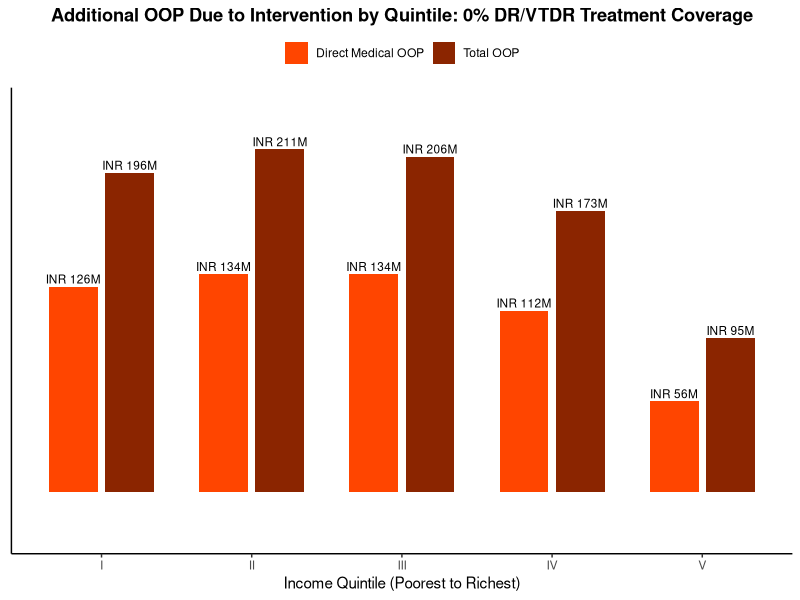
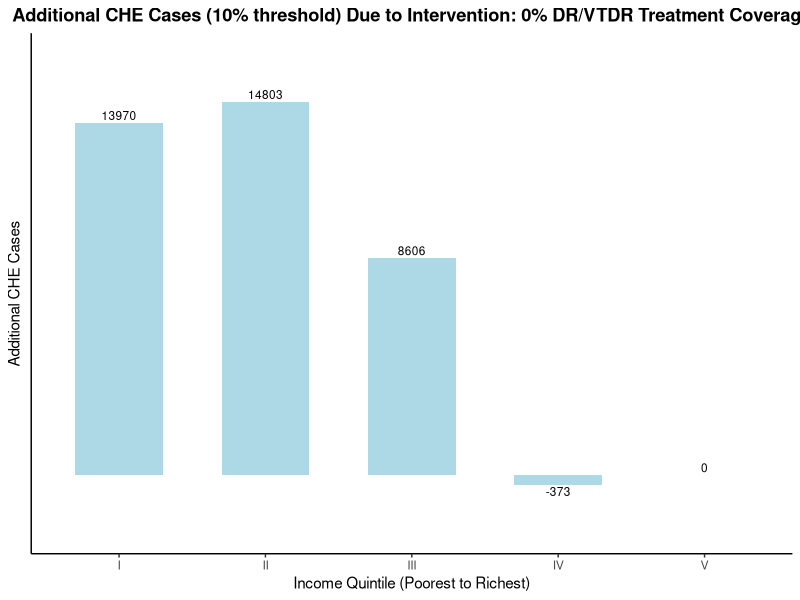
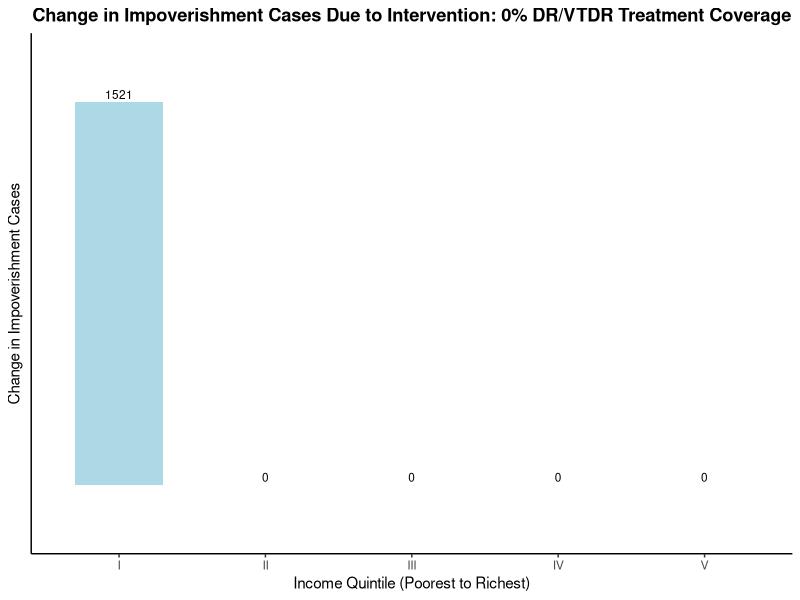
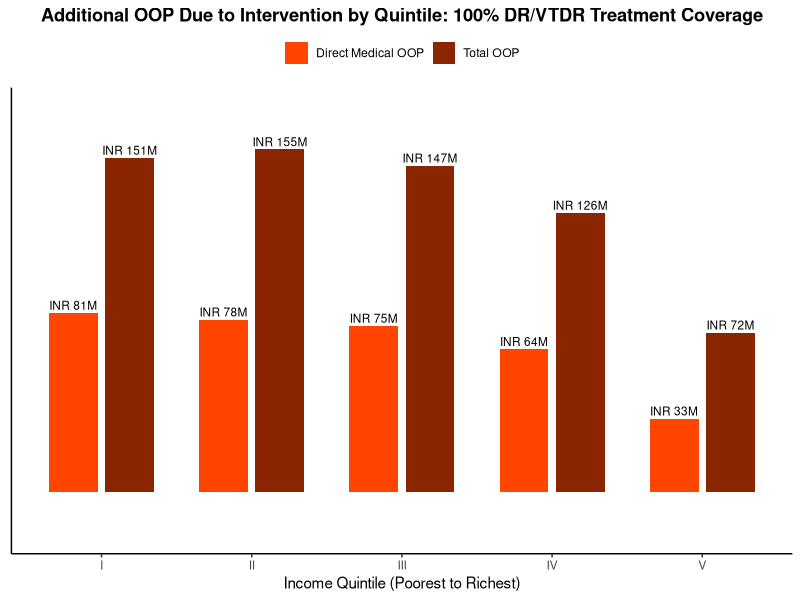
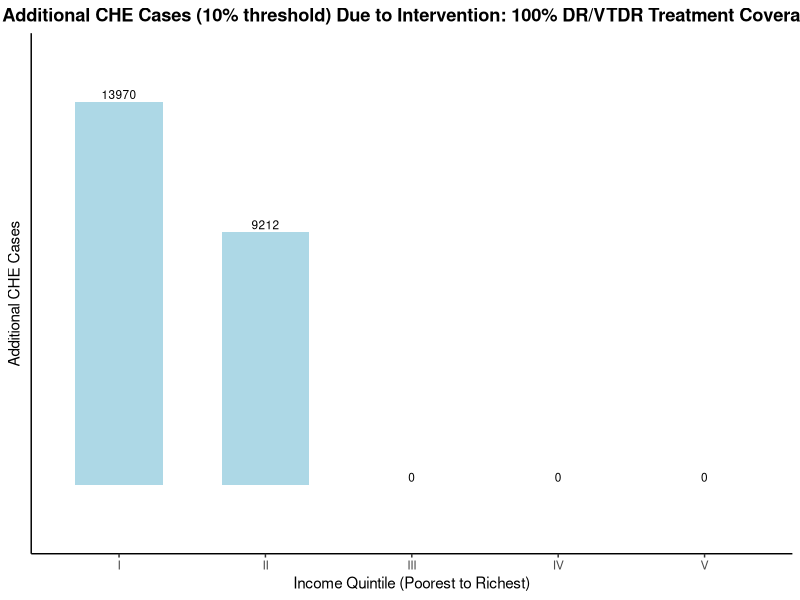
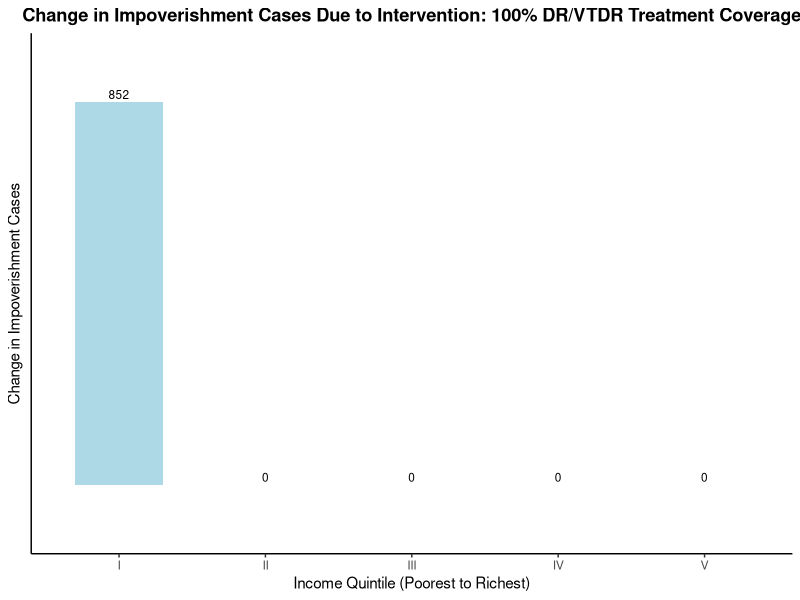

These charts were generated, in order, by the following R code:
#cost: additional OOP incurred to patients by quintile
#catastrophic health expenditure cases
rm(list = ls())

input <- read.csv("input table new.csv")
input$Parameters <- trimws(input$Parameters)
input$Value <- as.numeric(gsub(",", "", input$Value))
hces <- read.csv("hces_simulated_100k_households.csv", stringsAsFactors = FALSE)

get_val <- function(name) input$Value[input$Parameters == name]
quintiles <- 1:5
quintile_labels <- c("I", "II", "III", "IV", "V")
scale_to_target_pop <- get_val("target_pop") / get_val("pop")
plain_number <- function(x) format(round(x, 0), scientific = FALSE, trim = TRUE)
cost_label <- function(x) paste0("INR ", round(x / 1000000, 0), "M")

required_hces_cols <- c("sector", "hh_size", "hh_usual_cons_exp_mnth", "household_quintile")
missing_hces_cols <- setdiff(required_hces_cols, names(hces))
if (length(missing_hces_cols) > 0) {
  stop("Missing required columns in hces_simulated_100k_households.csv: ",
       paste(missing_hces_cols, collapse = ", "))
}

hces$sector_raw <- trimws(as.character(hces$sector))
hces$sector_code <- ifelse(tolower(hces$sector_raw) %in% c("1", "r", "rural"),
                           "r",
                           ifelse(tolower(hces$sector_raw) %in% c("2", "u", "urban"),
                                  "u",
                                  NA))
hces$sector_label <- factor(ifelse(hces$sector_code == "u", "Urban", "Rural"),
                            levels = c("Urban", "Rural"))
hces$hh_size <- as.numeric(hces$hh_size)
hces$hh_usual_cons_exp_mnth <- as.numeric(hces$hh_usual_cons_exp_mnth)
hces$hh_consumption_annual <- hces$hh_usual_cons_exp_mnth * 12
hces$household_quintile <- as.integer(hces$household_quintile)
hces <- hces[!is.na(hces$sector_code) &
               !is.na(hces$hh_size) &
               hces$hh_size > 0 &
               !is.na(hces$hh_consumption_annual) &
               hces$hh_consumption_annual > 0 &
               hces$household_quintile %in% quintiles, ]

if (nrow(hces) == 0) {
  stop("No valid simulated HCES households remain after cleaning.")
}

summarize_hces <- function(data, group_var, group_name) {
  grouped <- split(data, data[[group_var]])
  summary <- do.call(rbind, lapply(names(grouped), function(group) {
    households <- grouped[[group]]
    data.frame(
      group = group,
      households = nrow(households),
      household_share = round(nrow(households) / nrow(data), 4),
      mean_hh_size = round(mean(households$hh_size), 2),
      mean_monthly_consumption = round(mean(households$hh_usual_cons_exp_mnth), 0),
      median_monthly_consumption = round(median(households$hh_usual_cons_exp_mnth), 0),
      mean_annual_consumption = round(mean(households$hh_consumption_annual), 0),
      median_annual_consumption = round(median(households$hh_consumption_annual), 0)
    )
  }))
  rownames(summary) <- NULL
  names(summary)[1] <- group_name
  summary
}

hces_summary_quintile <- summarize_hces(hces, "household_quintile", "household_quintile")
hces_summary_urbanicity <- summarize_hces(hces, "sector_label", "urbanicity")
print(hces_summary_quintile)
print(hces_summary_urbanicity)

get_hces_quintile <- function(i) {
  households <- hces[hces$household_quintile == i, ]
  if (nrow(households) == 0) {
    stop("No simulated households found for household_quintile = ", i)
  }
  households
}

household_threshold_rate <- function(oop, households, threshold) {
  mean(oop > threshold * households$hh_consumption_annual)
}

household_impov_rate <- function(oop, households, poverty_line) {
  mean(households$hh_consumption_annual >= poverty_line &
         households$hh_consumption_annual - oop < poverty_line)
}

insured_med_oop <- function(oop_dr, oop_vtdr, vtdr_share,
                            insurance_coverage,
                            coverage_med_dr,
                            coverage_med_vtdr) {
  oop_dr * (1 - vtdr_share) * (1 - insurance_coverage * coverage_med_dr) +
    oop_vtdr * vtdr_share * (1 - insurance_coverage * coverage_med_vtdr)
}

# Number of DR patients treated at baseline and after intervention.
treated_baseline <- sapply(quintiles, function(i) {
  get_val(paste0("pop_", i)) *
    get_val(paste0("dr_", i)) *
    get_val(paste0("pcu_", i)) *
    get_val("cov_b") *
    get_val("sens_b") *
    (1 - get_val("lfu_referral")) *
    (1 - get_val("lfu_treat"))
})

treated_inv <- sapply(quintiles, function(i) {
  get_val(paste0("pop_", i)) *
    get_val(paste0("dr_", i)) *
    get_val(paste0("pcu_", i)) *
    get_val("cov_inv") *
    get_val("sens_inv") *
    (1 - get_val("lfu_referral")) *
    (1 - get_val("lfu_treat"))
})

direct_nonmed_OOP_baseline <- treated_baseline * sapply(quintiles, function(i) {
  get_val(paste0("oop_nonmed_dr_", i)) * (1 - get_val(paste0("vtdr_dr_", i))) +
    get_val(paste0("oop_nonmed_vtdr_", i)) * get_val(paste0("vtdr_dr_", i))
})

direct_nonmed_OOP_inv <- treated_inv * sapply(quintiles, function(i) {
  vtdr_inv <- get_val(paste0("vtdr_dr_", i)) * (1 - get_val("vtdr_reduction"))
  get_val(paste0("oop_nonmed_dr_", i)) * (1 - vtdr_inv) +
    get_val(paste0("oop_nonmed_vtdr_", i)) * vtdr_inv
})

households_q <- lapply(quintiles, get_hces_quintile)
th1 <- get_val("th1")
pov_annual <- get_val("pov") * 365

calculate_quintile_results <- function(coverage_med_dr_insured,
                                       coverage_med_vtdr_insured,
                                       scenario_label) {
  direct_med_OOP_baseline <- treated_baseline * sapply(quintiles, function(i) {
    insured_med_oop(
      get_val(paste0("oop_med_dr_", i)),
      get_val(paste0("oop_med_vtdr_", i)),
      get_val(paste0("vtdr_dr_", i)),
      get_val(paste0("ins_cov_", i)),
      coverage_med_dr_insured,
      coverage_med_vtdr_insured
    )
  })
  
  direct_med_OOP_inv <- treated_inv * sapply(quintiles, function(i) {
    vtdr_inv <- get_val(paste0("vtdr_dr_", i)) * (1 - get_val("vtdr_reduction"))
    insured_med_oop(
      get_val(paste0("oop_med_dr_", i)),
      get_val(paste0("oop_med_vtdr_", i)),
      vtdr_inv,
      get_val(paste0("ins_cov_", i)),
      coverage_med_dr_insured,
      coverage_med_vtdr_insured
    )
  })
  
  per_person_oop_baseline <- sapply(quintiles, function(i) {
    vtdr_b <- get_val(paste0("vtdr_dr_", i))
    med <- insured_med_oop(
      get_val(paste0("oop_med_dr_", i)),
      get_val(paste0("oop_med_vtdr_", i)),
      vtdr_b,
      get_val(paste0("ins_cov_", i)),
      coverage_med_dr_insured,
      coverage_med_vtdr_insured
    )
    nonmed <- get_val(paste0("oop_nonmed_dr_", i)) * (1 - vtdr_b) +
      get_val(paste0("oop_nonmed_vtdr_", i)) * vtdr_b
    med + nonmed
  })
  
  per_person_oop_inv <- sapply(quintiles, function(i) {
    vtdr_inv <- get_val(paste0("vtdr_dr_", i)) * (1 - get_val("vtdr_reduction"))
    med <- insured_med_oop(
      get_val(paste0("oop_med_dr_", i)),
      get_val(paste0("oop_med_vtdr_", i)),
      vtdr_inv,
      get_val(paste0("ins_cov_", i)),
      coverage_med_dr_insured,
      coverage_med_vtdr_insured
    )
    nonmed <- get_val(paste0("oop_nonmed_dr_", i)) * (1 - vtdr_inv) +
      get_val(paste0("oop_nonmed_vtdr_", i)) * vtdr_inv
    med + nonmed
  })
  
  OOP_med_additional <- direct_med_OOP_inv - direct_med_OOP_baseline
  OOP_total_additional <- (direct_med_OOP_inv + direct_nonmed_OOP_inv) -
    (direct_med_OOP_baseline + direct_nonmed_OOP_baseline)
  
  che_10_rate_baseline <- sapply(quintiles, function(i) {
    household_threshold_rate(per_person_oop_baseline[i], households_q[[i]], th1)
  })
  che_10_rate_inv <- sapply(quintiles, function(i) {
    household_threshold_rate(per_person_oop_inv[i], households_q[[i]], th1)
  })
  che_10_additional <- treated_inv * che_10_rate_inv -
    treated_baseline * che_10_rate_baseline
  
  impov_rate_baseline <- sapply(quintiles, function(i) {
    household_impov_rate(per_person_oop_baseline[i], households_q[[i]], pov_annual)
  })
  impov_rate_inv <- sapply(quintiles, function(i) {
    household_impov_rate(per_person_oop_inv[i], households_q[[i]], pov_annual)
  })
  impov_additional <- treated_inv * impov_rate_inv -
    treated_baseline * impov_rate_baseline
  
  list(
    scenario_label = scenario_label,
    OOP_med_additional = OOP_med_additional * scale_to_target_pop,
    OOP_total_additional = OOP_total_additional * scale_to_target_pop,
    che_10_additional = che_10_additional * scale_to_target_pop,
    impov_additional = impov_additional * scale_to_target_pop
  )
}

make_oop_plot <- function(results) {
  plot_oop_q <- data.frame(
    quintile = factor(rep(quintile_labels, times = 2), levels = quintile_labels),
    outcome = factor(
      rep(c("Direct Medical OOP", "Total OOP"), each = length(quintiles)),
      levels = c("Direct Medical OOP", "Total OOP")
    ),
    value = c(results$OOP_med_additional, results$OOP_total_additional)
  )
  plot_oop_q$label <- cost_label(plot_oop_q$value)
  plot_oop_q$label_vjust <- ifelse(plot_oop_q$value >= 0, -0.35, 1.25)
  
  ggplot(plot_oop_q, aes(x = quintile, y = value, fill = outcome)) +
    geom_col(position = position_dodge(width = 0.75), width = 0.65) +
    geom_text(aes(label = label, vjust = label_vjust),
              position = position_dodge(width = 0.75),
              size = 3) +
    scale_fill_manual(values = c("Direct Medical OOP" = "orangered",
                                 "Total OOP" = "orangered4")) +
    scale_y_continuous(expand = expansion(mult = c(0.18, 0.18))) +
    labs(title = paste0("Additional OOP Due to Intervention by Quintile: ",
                        results$scenario_label),
         x = "Income Quintile (Poorest to Richest)",
         y = NULL,
         fill = NULL) +
    theme_classic() +
    theme(
      plot.title = element_text(hjust = 0.5, face = "bold"),
      legend.position = "top",
      axis.text.y = element_blank(),
      axis.ticks.y = element_blank()
    )
}

make_che_plot <- function(results) {
  plot_che_q <- data.frame(
    quintile = factor(quintile_labels, levels = quintile_labels),
    value = results$che_10_additional
  )
  plot_che_q$label <- plain_number(plot_che_q$value)
  plot_che_q$label_vjust <- ifelse(plot_che_q$value >= 0, -0.35, 1.25)
  
  ggplot(plot_che_q, aes(x = quintile, y = value)) +
    geom_col(fill = "lightblue", width = 0.6) +
    geom_text(aes(label = label, vjust = label_vjust), size = 3) +
    scale_y_continuous(expand = expansion(mult = c(0.18, 0.18))) +
    labs(title = paste0("Additional CHE Cases (10% threshold) Due to Intervention: ",
                        results$scenario_label),
         x = "Income Quintile (Poorest to Richest)",
         y = "Additional CHE Cases") +
    theme_classic() +
    theme(
      plot.title = element_text(hjust = 0.5, face = "bold"),
      axis.text.y = element_blank(),
      axis.ticks.y = element_blank()
    )
}

make_ihe_plot <- function(results) {
  plot_ihe_q <- data.frame(
    quintile = factor(quintile_labels, levels = quintile_labels),
    value = results$impov_additional
  )
  plot_ihe_q$label <- plain_number(plot_ihe_q$value)
  plot_ihe_q$label_vjust <- ifelse(plot_ihe_q$value >= 0, -0.35, 1.25)
  
  ggplot(plot_ihe_q, aes(x = quintile, y = value)) +
    geom_col(fill = "lightblue", width = 0.6) +
    geom_text(aes(label = label, vjust = label_vjust), size = 3) +
    scale_y_continuous(expand = expansion(mult = c(0.18, 0.18))) +
    labs(title = paste0("Change in Impoverishment Cases Due to Intervention: ",
                        results$scenario_label),
         x = "Income Quintile (Poorest to Richest)",
         y = "Change in Impoverishment Cases") +
    theme_classic() +
    theme(
      plot.title = element_text(hjust = 0.5, face = "bold"),
      axis.text.y = element_blank(),
      axis.ticks.y = element_blank()
    )
}

make_dashboard <- function(results) {
  dash <- as.data.frame(rbind(
    round(results$OOP_med_additional, 0),
    round(results$OOP_total_additional, 0),
    round(results$che_10_additional, 0),
    round(results$impov_additional, 0)
  ))
  colnames(dash) <- quintile_labels
  rownames(dash) <- c(
    paste0("Additional Direct Medical OOP due to Intervention - ", results$scenario_label),
    paste0("Additional Total OOP due to Intervention - ", results$scenario_label),
    paste0("Additional CHE Cases (10% threshold) - ", results$scenario_label),
    paste0("Change in Impoverishment Cases - ", results$scenario_label)
  )
  dash
}

library(ggplot2)

results_0 <- calculate_quintile_results(
  coverage_med_dr_insured = 0,
  coverage_med_vtdr_insured = 0,
  scenario_label = "0% DR/VTDR Treatment Coverage"
)
results_100 <- calculate_quintile_results(
  coverage_med_dr_insured = 1,
  coverage_med_vtdr_insured = 1,
  scenario_label = "100% DR/VTDR Treatment Coverage"
)

print(make_dashboard(results_0))
make_oop_plot(results_0)
make_che_plot(results_0)
make_ihe_plot(results_0)

print(make_dashboard(results_100))
make_oop_plot(results_100)
make_che_plot(results_100)
make_ihe_plot(results_100)
